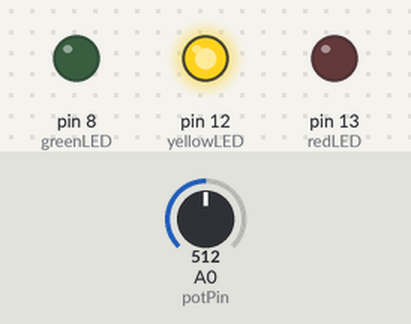
The sketch below on a simulated Arduino Uno, built with avr-gcc and run on an emulated ATmega328P. Parts: output pins drawn as LEDs (lit = HIGH). The test bench sets the inputs (shaded band); at power-on: A0 (potPin) = 512. What the sketch prints to the serial monitor is not drawn.

Above: at 1.2 s.
1.3 s: A0 (potPin) set to 668
2.8 s: A0 (potPin) set to 697
At 4.0 s:
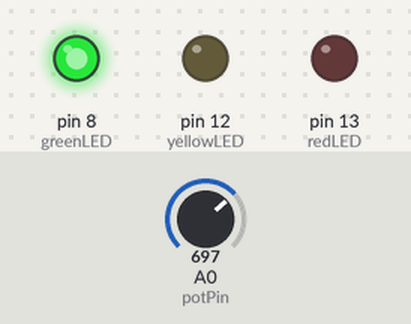
4.3 s: A0 (potPin) set to 306
At 5.2 s:
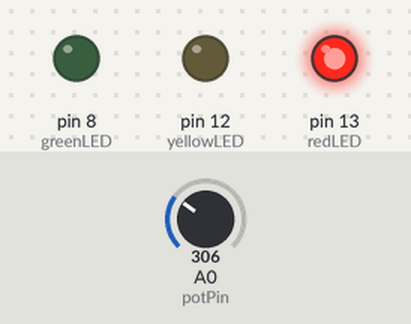
5.8 s: A0 (potPin) set to 341
7.3 s: A0 (potPin) set to 364
At 8.5 s:
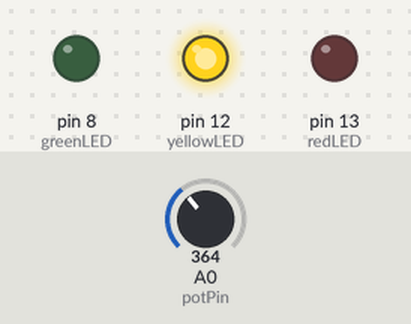
8.8 s: A0 (potPin) set to 122
At 9.9 s:
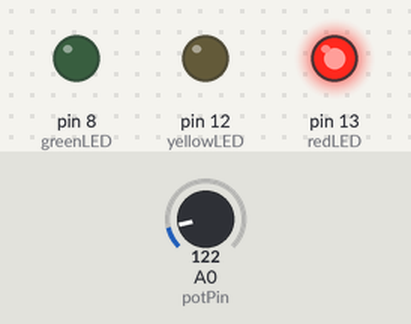
Timing chart, 0 to 11.3 s (numbered marks = the images above; inputs shaded):
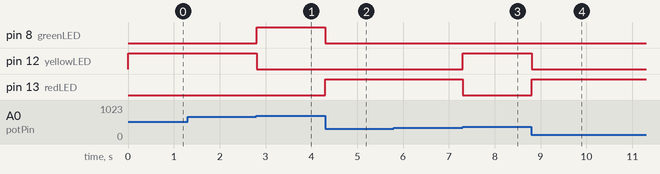

The sketch:

blinkRate.ino
```cpp
const int potPin = 0;
int redLED = 13;
int yellowLED = 12;
int greenLED = 8;
int val = 0;


void setup() {
  pinMode(redLED, OUTPUT);
  pinMode(yellowLED, OUTPUT);
  pinMode(greenLED, OUTPUT);
  Serial.begin(9600);

}

void loop() {

  int val;              // value from sensor
  int percent;          // mapped value

  val = analogRead(potPin);    // read input value and store it
  percent = map(val, 0, 1023, 0, 100);
                               // percent will range 0 to 100


  if (percent <= 33) {
    digitalWrite(redLED, HIGH);
    digitalWrite(yellowLED, LOW);
    digitalWrite(greenLED, LOW);
  }

  else if (percent > 33 && percent <= 66) {
    digitalWrite(yellowLED, HIGH);
    digitalWrite(redLED, LOW);
    digitalWrite(greenLED, LOW);
  }

  else {
    digitalWrite(greenLED, HIGH);
    digitalWrite(yellowLED, LOW);
    digitalWrite(redLED, LOW);
  }
  Serial.println(percent);    // print out value of sensor
}
```

Measured:
- the behaviour switches between 685 and 686 on A0 (potPin) (found by bisection; images 0 and 1)
- the behaviour switches between 347 and 348 on A0 (potPin) (found by bisection; images 2 and 3)
- after the input at 2.8 s, pin 8 (greenLED): LOW → HIGH at once; pin 12 (yellowLED): HIGH → LOW at once
- after the input at 4.3 s, pin 8 (greenLED): HIGH → LOW at once; pin 13 (redLED): LOW → HIGH at once
- after the input at 7.3 s, pin 12 (yellowLED): LOW → HIGH at once; pin 13 (redLED): HIGH → LOW at once
- after the input at 8.8 s, pin 12 (yellowLED): HIGH → LOW at once; pin 13 (redLED): LOW → HIGH at once
